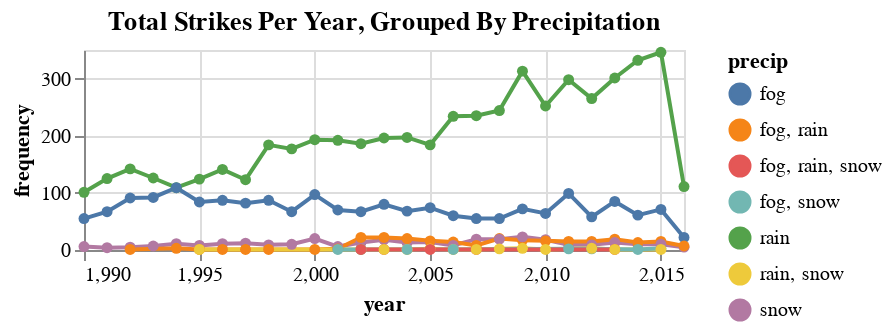

Express this chart as Vega-Lite.
### Vega-Lite specification from a JSON file in a GitHub repository (floating-point values rounded to 4 significant figures; data arrays with more than 128 entries replaced by an {"elided": "..."} marker saying what was removed)
{"$schema": "https://vega.github.io/schema/vega-lite/v5.json", "description": "Stock prices of 5 Tech Companies over Time.", "title": "Total Strikes Per Year, Grouped By Precipitation", "data": {"values": {"elided": "130 records"}}, "height": 100, "mark": {"type": "line", "point": true}, "encoding": {"x": {"field": "year", "type": "quantitative"}, "y": {"field": "frequency", "type": "quantitative"}, "color": {"field": "precip", "type": "nominal"}}}
